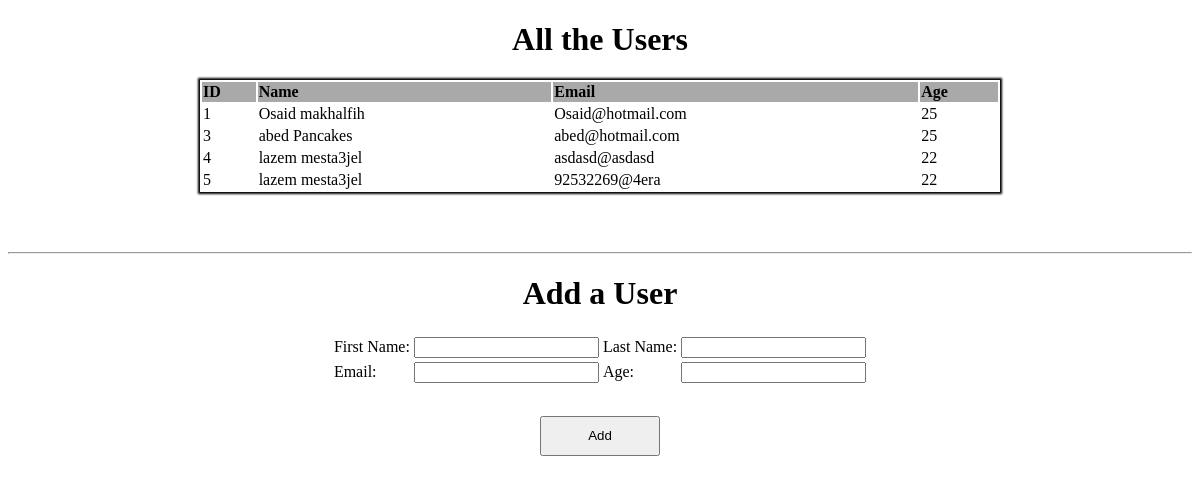
The page / on the database its author committed.
### users_app/models.py (models this page shows, shortened)
class Users(models.Model):
    first_name = models.CharField(max_length=255)
    last_name = models.CharField(max_length=255)
    email_address = models.CharField(max_length=255)
    age = models.IntegerField()
    created_at = models.DateTimeField(auto_now_add=True)
    updated_at = models.DateTimeField(auto_now=True)

### users_app/views.py (the view)
# urls.py: path('', views.root),
def root(request):
    context = {
        'all_users': Users.objects.all()
    }
    return render(request, 'index.html',context)

### users_app/templates/index.html (shortened to what this page needs)
<!DOCTYPE html>
<html lang="en">
<head>
</head>
<body>
    <main>
        <header>
            <h1>All the Users</h1>
            <table>
                <thead>
                    <th>ID</th>
                    <th>Name</th>
                    <th>Email</th>
                    <th>Age</th>
                </thead>
                <tbody>
                    {% for user in all_users %}
                    <tr>
                        <td>{{user.id}}</td>
                        <td>{{user.first_name}} {{user.last_name}}</td>
                        <td>{{user.email_address}}</td>
                        <td>{{user.age}}</td>
                    </tr>
                    {%endfor%}
                </tbody>
            </table>
        </header>
        <hr>
        <footer>
            <h1>Add a User</h1>
            <form action="add" method="POST">
                <table>
                    <tbody>
                        <tr>
                            <td><label for="fname">First Name:</label></td>
                            <td><input type="text" name="first_name" id="fname"></td>
                            <td><label for="lastname">Last Name:</label></td>
                            <td><input type="text" name="last_name" id="lname"></td>
                        </tr>
                        <tr>
                            <td><label for="email">Email:</label></td>
                            <td><input type="text" name="email" id="email"></td>
                            <td><label for="age">Age:</label></td>
                            <td><input type="text" name="age" id="age"></td>
                        </tr>
                    </tbody>
                </table>
                <input type="submit" value="Add">
            </form>
        </footer>
    </main>
</body>
</html>

### users_app/templates/index.html (style rules this page uses)
main { text-align: center; }
table { margin: auto; }
form { margin: auto; width: 600px; }
header table { box-shadow: 0px 0px 2px 2px black; width: 800px; text-align: left; margin-bottom:60px ; }
header table th { background-color: darkgray; }
footer table td { text-align: left; }
input[type=submit] { margin-top: 30px; height:40px; width:120px; }

### rows shown on the page
Users: id "1", first_name "Osaid", last_name "makhalfih", email_address "Osaid@hotmail.com", age "25"
Users: id "3", first_name "abed", last_name "Pancakes", email_address "abed@hotmail.com", age "25"
Users: id "4", first_name "lazem", last_name "mesta3jel", email_address "asdasd@asdasd", age "22"
Users: id "5", first_name "lazem", last_name "mesta3jel", email_address "92532269@4era", age "22"
